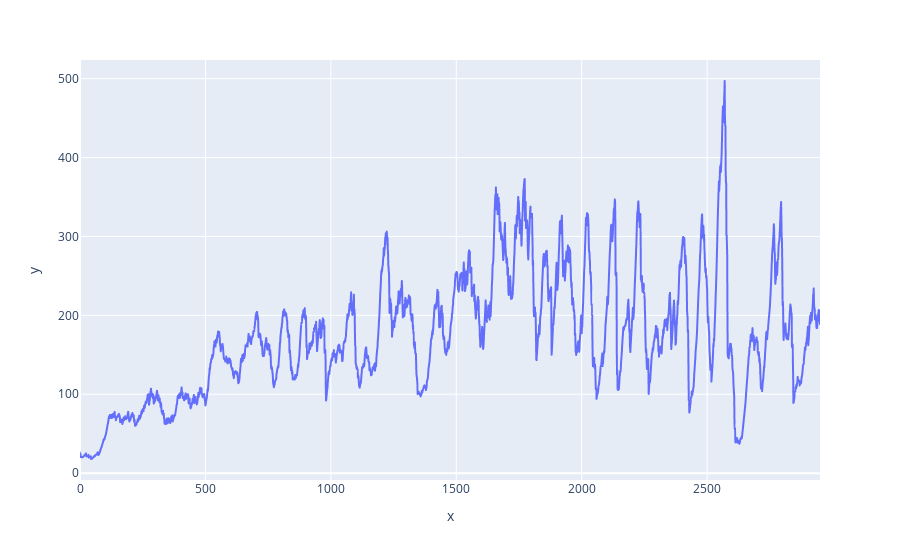

The notebook cell this image was saved under:
### Code cell
px.line(y=np.convolve(ts, np.arange(50)*2/49/50, 'valid'))

### Figure 1 — Plotly figure (JSON) as saved in the notebook; plotly's stock layout.template omitted (floating-point values rounded to 4 significant figures; data arrays with more than 128 entries replaced by an {"elided": "..."} marker saying what was removed)
{"data": [{"hovertemplate": "x=%{x}<br>y=%{y}<extra></extra>", "legendgroup": "", "line": {"color": "#636efa", "dash": "solid"}, "marker": {"symbol": "circle"}, "mode": "lines", "name": "", "showlegend": false, "type": "scattergl", "x": {"elided": "2951 int values"}, "xaxis": "x", "y": {"elided": "2951 float values"}, "yaxis": "y"}], "layout": {"autosize": true, "legend": {"tracegroupgap": 0}, "margin": {"t": 60}, "xaxis": {"anchor": "y", "autorange": true, "domain": [0, 1], "range": [0, 2950], "title": {"text": "x"}, "type": "linear"}, "yaxis": {"anchor": "x", "autorange": true, "domain": [0, 1], "range": [-8.707, 523.6], "title": {"text": "y"}, "type": "linear"}}}
